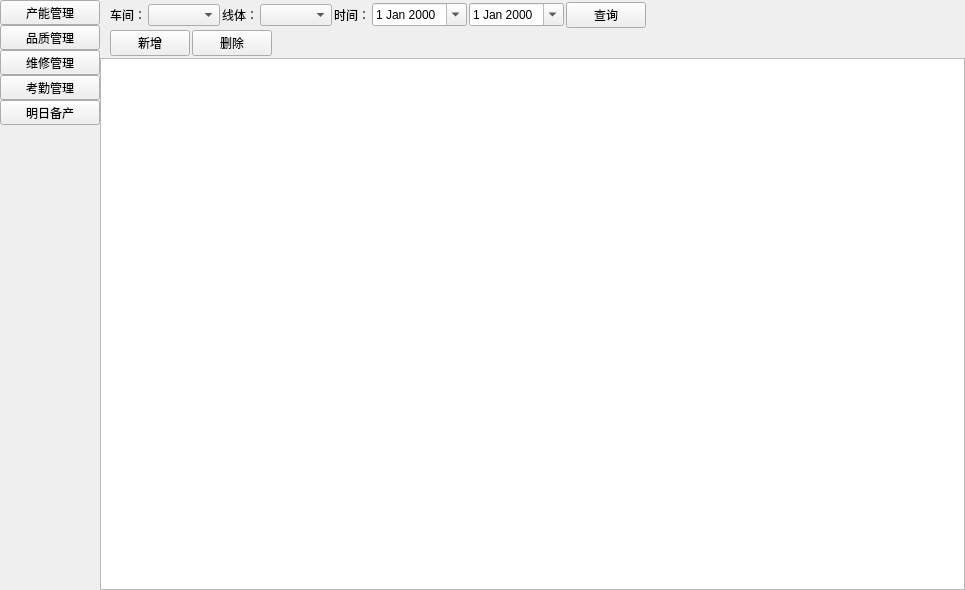
<?xml version="1.0" encoding="UTF-8"?>
<ui version="4.0">
 <class>DailyWorkPage</class>
 <widget class="QWidget" name="DailyWorkPage">
  <property name="geometry">
   <rect>
    <x>0</x>
    <y>0</y>
    <width>965</width>
    <height>590</height>
   </rect>
  </property>
  <property name="windowTitle">
   <string>Form</string>
  </property>
  <layout class="QHBoxLayout" name="horizontalLayout">
   <property name="spacing">
    <number>0</number>
   </property>
   <property name="leftMargin">
    <number>0</number>
   </property>
   <property name="topMargin">
    <number>0</number>
   </property>
   <property name="rightMargin">
    <number>0</number>
   </property>
   <property name="bottomMargin">
    <number>0</number>
   </property>
   <item>
    <widget class="QWidget" name="widget_Menu" native="true">
     <property name="maximumSize">
      <size>
       <width>100</width>
       <height>16777215</height>
      </size>
     </property>
     <layout class="QVBoxLayout" name="verticalLayout_2">
      <property name="spacing">
       <number>0</number>
      </property>
      <property name="leftMargin">
       <number>0</number>
      </property>
      <property name="topMargin">
       <number>0</number>
      </property>
      <property name="rightMargin">
       <number>0</number>
      </property>
      <property name="bottomMargin">
       <number>0</number>
      </property>
      <item>
       <widget class="QToolButton" name="tBtn_Menu1">
        <property name="sizePolicy">
         <sizepolicy hsizetype="Expanding" vsizetype="Fixed">
          <horstretch>0</horstretch>
          <verstretch>0</verstretch>
         </sizepolicy>
        </property>
        <property name="text">
         <string>产能管理</string>
        </property>
       </widget>
      </item>
      <item>
       <widget class="QToolButton" name="tBtn_Menu2">
        <property name="sizePolicy">
         <sizepolicy hsizetype="Expanding" vsizetype="Fixed">
          <horstretch>0</horstretch>
          <verstretch>0</verstretch>
         </sizepolicy>
        </property>
        <property name="text">
         <string>品质管理</string>
        </property>
       </widget>
      </item>
      <item>
       <widget class="QToolButton" name="tBtn_Menu3">
        <property name="sizePolicy">
         <sizepolicy hsizetype="Expanding" vsizetype="Fixed">
          <horstretch>0</horstretch>
          <verstretch>0</verstretch>
         </sizepolicy>
        </property>
        <property name="text">
         <string>维修管理</string>
        </property>
       </widget>
      </item>
      <item>
       <widget class="QToolButton" name="tBtn_Menu4">
        <property name="sizePolicy">
         <sizepolicy hsizetype="Expanding" vsizetype="Fixed">
          <horstretch>0</horstretch>
          <verstretch>0</verstretch>
         </sizepolicy>
        </property>
        <property name="text">
         <string>考勤管理</string>
        </property>
       </widget>
      </item>
      <item>
       <widget class="QToolButton" name="tBtn_Menu5">
        <property name="sizePolicy">
         <sizepolicy hsizetype="Expanding" vsizetype="Fixed">
          <horstretch>0</horstretch>
          <verstretch>0</verstretch>
         </sizepolicy>
        </property>
        <property name="text">
         <string>明日备产</string>
        </property>
       </widget>
      </item>
      <item>
       <spacer name="verticalSpacer_2">
        <property name="orientation">
         <enum>Qt::Vertical</enum>
        </property>
        <property name="sizeHint" stdset="0">
         <size>
          <width>20</width>
          <height>471</height>
         </size>
        </property>
       </spacer>
      </item>
     </layout>
    </widget>
   </item>
   <item>
    <widget class="QStackedWidget" name="stackedWidget">
     <property name="currentIndex">
      <number>0</number>
     </property>
     <widget class="QWidget" name="page_dailyWork">
      <layout class="QVBoxLayout" name="verticalLayout_6">
       <property name="spacing">
        <number>2</number>
       </property>
       <property name="leftMargin">
        <number>0</number>
       </property>
       <property name="topMargin">
        <number>2</number>
       </property>
       <property name="rightMargin">
        <number>0</number>
       </property>
       <property name="bottomMargin">
        <number>0</number>
       </property>
       <item>
        <layout class="QHBoxLayout" name="horizontalLayout_dailyWork">
         <property name="leftMargin">
          <number>10</number>
         </property>
         <item>
          <widget class="QLabel" name="label">
           <property name="text">
            <string>车间：</string>
           </property>
          </widget>
         </item>
         <item>
          <widget class="QComboBox" name="ComB_dailyWork_department"/>
         </item>
         <item>
          <widget class="QLabel" name="label_2">
           <property name="text">
            <string>线体：</string>
           </property>
          </widget>
         </item>
         <item>
          <widget class="QComboBox" name="ComB_dailyWork_productLine"/>
         </item>
         <item>
          <widget class="QLabel" name="label_3">
           <property name="text">
            <string>时间：</string>
           </property>
          </widget>
         </item>
         <item>
          <widget class="QDateEdit" name="DE_startDate">
           <property name="calendarPopup">
            <bool>true</bool>
           </property>
          </widget>
         </item>
         <item>
          <widget class="QDateEdit" name="DE_endDate">
           <property name="calendarPopup">
            <bool>true</bool>
           </property>
          </widget>
         </item>
         <item>
          <widget class="QPushButton" name="Btn_searchDailyWork">
           <property name="text">
            <string>查询</string>
           </property>
          </widget>
         </item>
         <item>
          <spacer name="horizontalSpacer_3">
           <property name="orientation">
            <enum>Qt::Horizontal</enum>
           </property>
           <property name="sizeHint" stdset="0">
            <size>
             <width>40</width>
             <height>20</height>
            </size>
           </property>
          </spacer>
         </item>
        </layout>
       </item>
       <item>
        <layout class="QHBoxLayout" name="horizontalLayout_6">
         <property name="leftMargin">
          <number>10</number>
         </property>
         <item>
          <widget class="QPushButton" name="Btn_AddDailyProduct">
           <property name="text">
            <string>新增</string>
           </property>
          </widget>
         </item>
         <item>
          <widget class="QPushButton" name="Btn_deleteDailyProduct">
           <property name="text">
            <string>删除</string>
           </property>
          </widget>
         </item>
         <item>
          <spacer name="horizontalSpacer_2">
           <property name="orientation">
            <enum>Qt::Horizontal</enum>
           </property>
           <property name="sizeHint" stdset="0">
            <size>
             <width>40</width>
             <height>20</height>
            </size>
           </property>
          </spacer>
         </item>
        </layout>
       </item>
       <item>
        <widget class="QTableWidget" name="tableWidget_dailyProduct"/>
       </item>
      </layout>
     </widget>
     <widget class="QWidget" name="page_Qc">
      <layout class="QVBoxLayout" name="verticalLayout">
       <property name="leftMargin">
        <number>0</number>
       </property>
       <property name="topMargin">
        <number>0</number>
       </property>
       <property name="rightMargin">
        <number>0</number>
       </property>
       <property name="bottomMargin">
        <number>0</number>
       </property>
       <item>
        <layout class="QHBoxLayout" name="horizontalLayout_9">
         <property name="leftMargin">
          <number>10</number>
         </property>
         <item>
          <widget class="QLabel" name="label_7">
           <property name="text">
            <string>车间：</string>
           </property>
          </widget>
         </item>
         <item>
          <widget class="QComboBox" name="ComB_qcm_department"/>
         </item>
         <item>
          <widget class="QLabel" name="label_8">
           <property name="text">
            <string>线体：</string>
           </property>
          </widget>
         </item>
         <item>
          <widget class="QComboBox" name="ComB_qcm_productLine"/>
         </item>
         <item>
          <widget class="QLabel" name="label_9">
           <property name="text">
            <string>时间：</string>
           </property>
          </widget>
         </item>
         <item>
          <widget class="QDateEdit" name="DE_startDate_qcm">
           <property name="calendarPopup">
            <bool>true</bool>
           </property>
          </widget>
         </item>
         <item>
          <widget class="QDateEdit" name="DE_endDate_qcm">
           <property name="calendarPopup">
            <bool>true</bool>
           </property>
          </widget>
         </item>
         <item>
          <widget class="QPushButton" name="Btn_search_qcm">
           <property name="text">
            <string>查询</string>
           </property>
          </widget>
         </item>
         <item>
          <spacer name="horizontalSpacer_6">
           <property name="orientation">
            <enum>Qt::Horizontal</enum>
           </property>
           <property name="sizeHint" stdset="0">
            <size>
             <width>40</width>
             <height>20</height>
            </size>
           </property>
          </spacer>
         </item>
        </layout>
       </item>
       <item>
        <widget class="QTableWidget" name="tableWidget_QCRecord">
         <property name="maximumSize">
          <size>
           <width>16777215</width>
           <height>151</height>
          </size>
         </property>
        </widget>
       </item>
       <item>
        <layout class="QHBoxLayout" name="horizontalLayout_10">
         <property name="leftMargin">
          <number>0</number>
         </property>
         <item>
          <layout class="QHBoxLayout" name="horizontalLayout_15">
           <property name="leftMargin">
            <number>10</number>
           </property>
           <item>
            <widget class="QLabel" name="label_16">
             <property name="text">
              <string>机型：</string>
             </property>
            </widget>
           </item>
           <item>
            <widget class="QComboBox" name="ComB_Rejects_machineCode"/>
           </item>
           <item>
            <widget class="QLabel" name="label_17">
             <property name="text">
              <string>订单：</string>
             </property>
            </widget>
           </item>
           <item>
            <widget class="QComboBox" name="ComB_Rejects_PN"/>
           </item>
           <item>
            <widget class="QPushButton" name="Btn_search_rejects">
             <property name="text">
              <string>查询</string>
             </property>
            </widget>
           </item>
          </layout>
         </item>
         <item>
          <widget class="QPushButton" name="Btn_Add_Rejects">
           <property name="enabled">
            <bool>false</bool>
           </property>
           <property name="text">
            <string>新增</string>
           </property>
          </widget>
         </item>
         <item>
          <widget class="QPushButton" name="Btn_delete_rejects">
           <property name="text">
            <string>删除</string>
           </property>
          </widget>
         </item>
         <item>
          <spacer name="horizontalSpacer_7">
           <property name="orientation">
            <enum>Qt::Horizontal</enum>
           </property>
           <property name="sizeHint" stdset="0">
            <size>
             <width>40</width>
             <height>20</height>
            </size>
           </property>
          </spacer>
         </item>
        </layout>
       </item>
       <item>
        <widget class="QTableWidget" name="tableWidget_Rejects"/>
       </item>
      </layout>
     </widget>
     <widget class="QWidget" name="page_maintain">
      <layout class="QVBoxLayout" name="verticalLayout_4">
       <property name="spacing">
        <number>2</number>
       </property>
       <property name="leftMargin">
        <number>0</number>
       </property>
       <property name="topMargin">
        <number>0</number>
       </property>
       <property name="rightMargin">
        <number>0</number>
       </property>
       <property name="bottomMargin">
        <number>0</number>
       </property>
       <item>
        <layout class="QHBoxLayout" name="horizontalLayout_13">
         <property name="leftMargin">
          <number>10</number>
         </property>
         <item>
          <widget class="QLabel" name="label_13">
           <property name="text">
            <string>维修类型：</string>
           </property>
          </widget>
         </item>
         <item>
          <widget class="QComboBox" name="ComB_maintainType">
           <property name="editable">
            <bool>true</bool>
           </property>
           <item>
            <property name="text">
             <string>来料不良</string>
            </property>
           </item>
           <item>
            <property name="text">
             <string>作业不良</string>
            </property>
           </item>
          </widget>
         </item>
         <item>
          <widget class="QLabel" name="label_14">
           <property name="text">
            <string>维修人：</string>
           </property>
          </widget>
         </item>
         <item>
          <widget class="QComboBox" name="ComB_maintainPerson">
           <property name="editable">
            <bool>true</bool>
           </property>
          </widget>
         </item>
         <item>
          <widget class="QLabel" name="label_15">
           <property name="text">
            <string>时间：</string>
           </property>
          </widget>
         </item>
         <item>
          <widget class="QDateEdit" name="DE_maintainStartDate">
           <property name="calendarPopup">
            <bool>true</bool>
           </property>
          </widget>
         </item>
         <item>
          <widget class="QDateEdit" name="DE_maintainEndDate">
           <property name="calendarPopup">
            <bool>true</bool>
           </property>
          </widget>
         </item>
         <item>
          <widget class="QPushButton" name="Btn_searchMaintain">
           <property name="text">
            <string>查询</string>
           </property>
          </widget>
         </item>
         <item>
          <spacer name="horizontalSpacer_10">
           <property name="orientation">
            <enum>Qt::Horizontal</enum>
           </property>
           <property name="sizeHint" stdset="0">
            <size>
             <width>40</width>
             <height>20</height>
            </size>
           </property>
          </spacer>
         </item>
        </layout>
       </item>
       <item>
        <layout class="QHBoxLayout" name="horizontalLayout_14">
         <property name="leftMargin">
          <number>10</number>
         </property>
         <item>
          <widget class="QPushButton" name="Btn_AddMaintain">
           <property name="text">
            <string>新增</string>
           </property>
          </widget>
         </item>
         <item>
          <widget class="QPushButton" name="Btn_deleteMaintian">
           <property name="text">
            <string>删除</string>
           </property>
          </widget>
         </item>
         <item>
          <spacer name="horizontalSpacer_11">
           <property name="orientation">
            <enum>Qt::Horizontal</enum>
           </property>
           <property name="sizeHint" stdset="0">
            <size>
             <width>40</width>
             <height>20</height>
            </size>
           </property>
          </spacer>
         </item>
        </layout>
       </item>
       <item>
        <widget class="QTableWidget" name="tableWidget_Maintain"/>
       </item>
      </layout>
     </widget>
     <widget class="QWidget" name="page_attendance">
      <layout class="QVBoxLayout" name="verticalLayout_3">
       <property name="spacing">
        <number>2</number>
       </property>
       <property name="leftMargin">
        <number>0</number>
       </property>
       <property name="topMargin">
        <number>0</number>
       </property>
       <property name="rightMargin">
        <number>0</number>
       </property>
       <property name="bottomMargin">
        <number>0</number>
       </property>
       <item>
        <layout class="QHBoxLayout" name="horizontalLayout_11">
         <property name="leftMargin">
          <number>10</number>
         </property>
         <item>
          <widget class="QLabel" name="label_10">
           <property name="text">
            <string>车间：</string>
           </property>
          </widget>
         </item>
         <item>
          <widget class="QComboBox" name="ComB_attendance_department"/>
         </item>
         <item>
          <widget class="QLabel" name="label_11">
           <property name="text">
            <string>线体：</string>
           </property>
          </widget>
         </item>
         <item>
          <widget class="QComboBox" name="ComB_attendance_productLine"/>
         </item>
         <item>
          <widget class="QLabel" name="label_12">
           <property name="text">
            <string>时间：</string>
           </property>
          </widget>
         </item>
         <item>
          <widget class="QDateEdit" name="DE_startDate_attendance">
           <property name="calendarPopup">
            <bool>true</bool>
           </property>
          </widget>
         </item>
         <item>
          <widget class="QDateEdit" name="DE_endDate_attendance">
           <property name="calendarPopup">
            <bool>true</bool>
           </property>
          </widget>
         </item>
         <item>
          <widget class="QPushButton" name="Btn_search_attendance">
           <property name="text">
            <string>查询</string>
           </property>
          </widget>
         </item>
         <item>
          <spacer name="horizontalSpacer_8">
           <property name="orientation">
            <enum>Qt::Horizontal</enum>
           </property>
           <property name="sizeHint" stdset="0">
            <size>
             <width>40</width>
             <height>20</height>
            </size>
           </property>
          </spacer>
         </item>
        </layout>
       </item>
       <item>
        <layout class="QHBoxLayout" name="horizontalLayout_12">
         <property name="leftMargin">
          <number>10</number>
         </property>
         <item>
          <widget class="QPushButton" name="Btn_Add_Attendance">
           <property name="text">
            <string>新增</string>
           </property>
          </widget>
         </item>
         <item>
          <widget class="QPushButton" name="Btn_delete_attendance">
           <property name="text">
            <string>删除</string>
           </property>
          </widget>
         </item>
         <item>
          <spacer name="horizontalSpacer_9">
           <property name="orientation">
            <enum>Qt::Horizontal</enum>
           </property>
           <property name="sizeHint" stdset="0">
            <size>
             <width>40</width>
             <height>20</height>
            </size>
           </property>
          </spacer>
         </item>
        </layout>
       </item>
       <item>
        <widget class="QTableWidget" name="tableWidget_attendance"/>
       </item>
      </layout>
     </widget>
     <widget class="QWidget" name="page_dailyReady">
      <property name="enabled">
       <bool>true</bool>
      </property>
      <layout class="QVBoxLayout" name="verticalLayout_dailyReady">
       <property name="spacing">
        <number>2</number>
       </property>
       <property name="leftMargin">
        <number>0</number>
       </property>
       <property name="topMargin">
        <number>0</number>
       </property>
       <property name="rightMargin">
        <number>0</number>
       </property>
       <property name="bottomMargin">
        <number>0</number>
       </property>
       <item>
        <layout class="QHBoxLayout" name="horizontalLayout_7">
         <property name="leftMargin">
          <number>9</number>
         </property>
         <item>
          <widget class="QLabel" name="label_4">
           <property name="text">
            <string>车间：</string>
           </property>
          </widget>
         </item>
         <item>
          <widget class="QComboBox" name="ComB_dailyReady_department"/>
         </item>
         <item>
          <widget class="QLabel" name="label_5">
           <property name="text">
            <string>线体：</string>
           </property>
          </widget>
         </item>
         <item>
          <widget class="QComboBox" name="ComB_dailyReady_productLine"/>
         </item>
         <item>
          <widget class="QLabel" name="label_6">
           <property name="text">
            <string>时间：</string>
           </property>
          </widget>
         </item>
         <item>
          <widget class="QDateEdit" name="DE_startDate1">
           <property name="calendarPopup">
            <bool>true</bool>
           </property>
          </widget>
         </item>
         <item>
          <widget class="QDateEdit" name="DE_endDate1">
           <property name="calendarPopup">
            <bool>true</bool>
           </property>
          </widget>
         </item>
         <item>
          <widget class="QPushButton" name="Btn_search_DailyReady">
           <property name="text">
            <string>查询</string>
           </property>
          </widget>
         </item>
         <item>
          <spacer name="horizontalSpacer_4">
           <property name="orientation">
            <enum>Qt::Horizontal</enum>
           </property>
           <property name="sizeHint" stdset="0">
            <size>
             <width>40</width>
             <height>20</height>
            </size>
           </property>
          </spacer>
         </item>
        </layout>
       </item>
       <item>
        <layout class="QHBoxLayout" name="horizontalLayout_8">
         <property name="leftMargin">
          <number>9</number>
         </property>
         <item>
          <widget class="QPushButton" name="Btn_AddDailyReady">
           <property name="text">
            <string>新增</string>
           </property>
          </widget>
         </item>
         <item>
          <widget class="QPushButton" name="Btn_deleteDailyReady">
           <property name="text">
            <string>删除</string>
           </property>
          </widget>
         </item>
         <item>
          <spacer name="horizontalSpacer_5">
           <property name="orientation">
            <enum>Qt::Horizontal</enum>
           </property>
           <property name="sizeHint" stdset="0">
            <size>
             <width>40</width>
             <height>20</height>
            </size>
           </property>
          </spacer>
         </item>
        </layout>
       </item>
       <item>
        <widget class="QTableWidget" name="tableWidget_dailyReady"/>
       </item>
      </layout>
     </widget>
    </widget>
   </item>
  </layout>
 </widget>
 <resources/>
 <connections/>
</ui>
